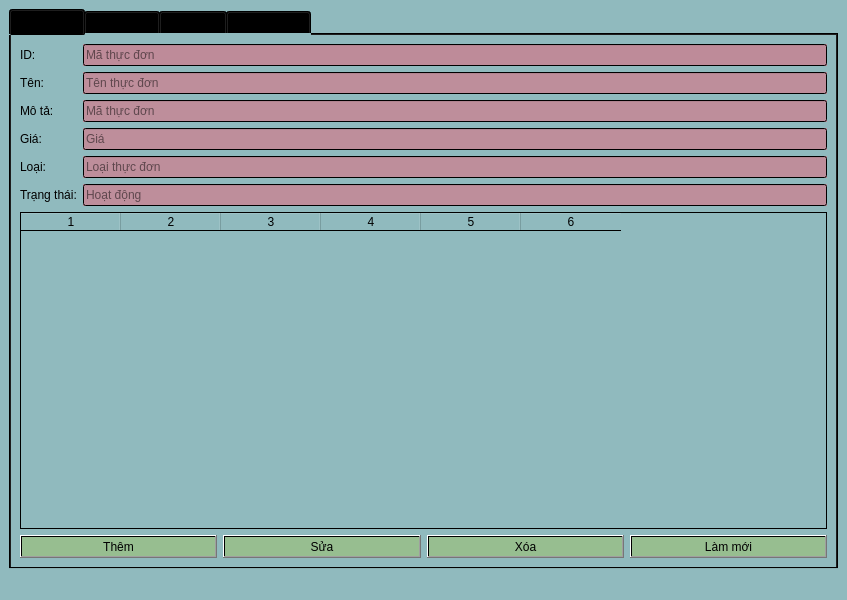
<?xml version="1.0" encoding="UTF-8"?>
<ui version="4.0">
 <class>MainWindow</class>
 <widget class="QMainWindow" name="MainWindow">
  <property name="geometry">
   <rect>
    <x>0</x>
    <y>0</y>
    <width>847</width>
    <height>600</height>
   </rect>
  </property>
  <property name="windowTitle">
   <string>Quản lý Menu</string>
  </property>
  <property name="styleSheet">
   <string notr="true">background-color: qlineargradient(spread:pad, x1:0, y1:0, x2:1, y2:0, stop:1 rgba(144, 186, 190, 255));</string>
  </property>
  <widget class="QWidget" name="centralwidget">
   <layout class="QGridLayout" name="gridLayout">
    <item row="0" column="0">
     <widget class="QTabWidget" name="tabWidget">
      <property name="styleSheet">
       <string notr="true">background-color: qlineargradient(spread:pad, x1:0, y1:0, x2:1, y2:0, stop:1 rgba(144, 186, 190, 255));</string>
      </property>
      <property name="currentIndex">
       <number>0</number>
      </property>
      <widget class="QWidget" name="tab">
       <attribute name="title">
        <string>Thuc don</string>
       </attribute>
       <layout class="QVBoxLayout" name="verticalLayout">
        <item>
         <layout class="QFormLayout" name="formLayout">
          <item row="0" column="0">
           <widget class="QLabel" name="lblID">
            <property name="text">
             <string>ID:</string>
            </property>
           </widget>
          </item>
          <item row="0" column="1">
           <widget class="QLineEdit" name="txtID">
            <property name="styleSheet">
             <string notr="true">background-color: qlineargradient(spread:pad, x1:0, y1:0, x2:1, y2:0, stop:1 rgba(190, 139, 153, 255));</string>
            </property>
            <property name="text">
             <string/>
            </property>
            <property name="placeholderText">
             <string>Mã thực đơn</string>
            </property>
           </widget>
          </item>
          <item row="1" column="0">
           <widget class="QLabel" name="lblTen">
            <property name="text">
             <string>Tên:</string>
            </property>
           </widget>
          </item>
          <item row="1" column="1">
           <widget class="QLineEdit" name="txtTen">
            <property name="styleSheet">
             <string notr="true">background-color: qlineargradient(spread:pad, x1:0, y1:0, x2:1, y2:0, stop:1 rgba(190, 142, 155, 255));</string>
            </property>
            <property name="placeholderText">
             <string>Tên thực đơn</string>
            </property>
           </widget>
          </item>
          <item row="2" column="0">
           <widget class="QLabel" name="lblMoTa">
            <property name="text">
             <string>Mô tả:</string>
            </property>
           </widget>
          </item>
          <item row="2" column="1">
           <widget class="QLineEdit" name="txtMoTa">
            <property name="styleSheet">
             <string notr="true">background-color: qlineargradient(spread:pad, x1:0, y1:0, x2:1, y2:0, stop:1 rgba(190, 142, 155, 255));</string>
            </property>
            <property name="placeholderText">
             <string>Mã thực đơn</string>
            </property>
           </widget>
          </item>
          <item row="3" column="0">
           <widget class="QLabel" name="lblGia">
            <property name="text">
             <string>Giá:</string>
            </property>
           </widget>
          </item>
          <item row="3" column="1">
           <widget class="QLineEdit" name="txtGia">
            <property name="styleSheet">
             <string notr="true">background-color: qlineargradient(spread:pad, x1:0, y1:0, x2:1, y2:0, stop:1 rgba(190, 142, 155, 255));</string>
            </property>
            <property name="placeholderText">
             <string>Giá</string>
            </property>
           </widget>
          </item>
          <item row="4" column="0">
           <widget class="QLabel" name="lblLoai">
            <property name="text">
             <string>Loại:</string>
            </property>
           </widget>
          </item>
          <item row="4" column="1">
           <widget class="QLineEdit" name="txtLoai">
            <property name="styleSheet">
             <string notr="true">background-color: qlineargradient(spread:pad, x1:0, y1:0, x2:1, y2:0, stop:1 rgba(190, 142, 155, 255));</string>
            </property>
            <property name="placeholderText">
             <string>Loại thực đơn</string>
            </property>
           </widget>
          </item>
          <item row="5" column="0">
           <widget class="QLabel" name="lblTrangThai">
            <property name="text">
             <string>Trạng thái:</string>
            </property>
           </widget>
          </item>
          <item row="5" column="1">
           <widget class="QLineEdit" name="txtTrangThai">
            <property name="styleSheet">
             <string notr="true">background-color: qlineargradient(spread:pad, x1:0, y1:0, x2:1, y2:0, stop:1 rgba(190, 142, 155, 255));</string>
            </property>
            <property name="placeholderText">
             <string>Hoạt động </string>
            </property>
           </widget>
          </item>
         </layout>
        </item>
        <item>
         <widget class="QTableWidget" name="tableMenu">
          <property name="styleSheet">
           <string notr="true">background-color: qlineargradient(spread:pad, x1:0, y1:0, x2:1, y2:0, stop:1 rgba(144, 186, 190, 255));</string>
          </property>
          <property name="columnCount">
           <number>6</number>
          </property>
          <property name="horizontalHeaderLabels" stdset="0">
           <stringlist>
            <string>ID</string>
            <string>Tên</string>
            <string>Mô tả</string>
            <string>Giá</string>
            <string>Loại</string>
            <string>Trạng thái</string>
           </stringlist>
          </property>
          <column/>
          <column/>
          <column/>
          <column/>
          <column/>
          <column/>
         </widget>
        </item>
        <item>
         <layout class="QHBoxLayout" name="horizontalLayout">
          <item>
           <widget class="QPushButton" name="btnAdd">
            <property name="styleSheet">
             <string notr="true">background-color: qlineargradient(spread:pad, x1:0, y1:0, x2:1, y2:0, stop:1 rgba(151, 190, 144, 255));</string>
            </property>
            <property name="text">
             <string>Thêm</string>
            </property>
           </widget>
          </item>
          <item>
           <widget class="QPushButton" name="btnEdit">
            <property name="styleSheet">
             <string notr="true">background-color: qlineargradient(spread:pad, x1:0, y1:0, x2:1, y2:0, stop:1 rgba(151, 190, 144, 255));</string>
            </property>
            <property name="text">
             <string>Sửa</string>
            </property>
           </widget>
          </item>
          <item>
           <widget class="QPushButton" name="btnDelete">
            <property name="styleSheet">
             <string notr="true">background-color: qlineargradient(spread:pad, x1:0, y1:0, x2:1, y2:0, stop:1 rgba(151, 190, 144, 255));</string>
            </property>
            <property name="text">
             <string>Xóa</string>
            </property>
           </widget>
          </item>
          <item>
           <widget class="QPushButton" name="btnRefresh">
            <property name="styleSheet">
             <string notr="true">background-color: qlineargradient(spread:pad, x1:0, y1:0, x2:1, y2:0, stop:1 rgba(151, 190, 144, 255));</string>
            </property>
            <property name="text">
             <string>Làm mới</string>
            </property>
           </widget>
          </item>
         </layout>
        </item>
       </layout>
      </widget>
      <widget class="QWidget" name="tab_3">
       <attribute name="title">
        <string>Thống kê</string>
       </attribute>
      </widget>
      <widget class="QWidget" name="tab_4">
       <attribute name="title">
        <string>Quản trị</string>
       </attribute>
      </widget>
      <widget class="QWidget" name="tab_2">
       <attribute name="title">
        <string>Thanh toán</string>
       </attribute>
      </widget>
     </widget>
    </item>
   </layout>
  </widget>
  <widget class="QMenuBar" name="menubar">
   <property name="geometry">
    <rect>
     <x>0</x>
     <y>0</y>
     <width>847</width>
     <height>26</height>
    </rect>
   </property>
  </widget>
  <widget class="QStatusBar" name="statusbar"/>
 </widget>
 <resources/>
 <connections/>
</ui>
